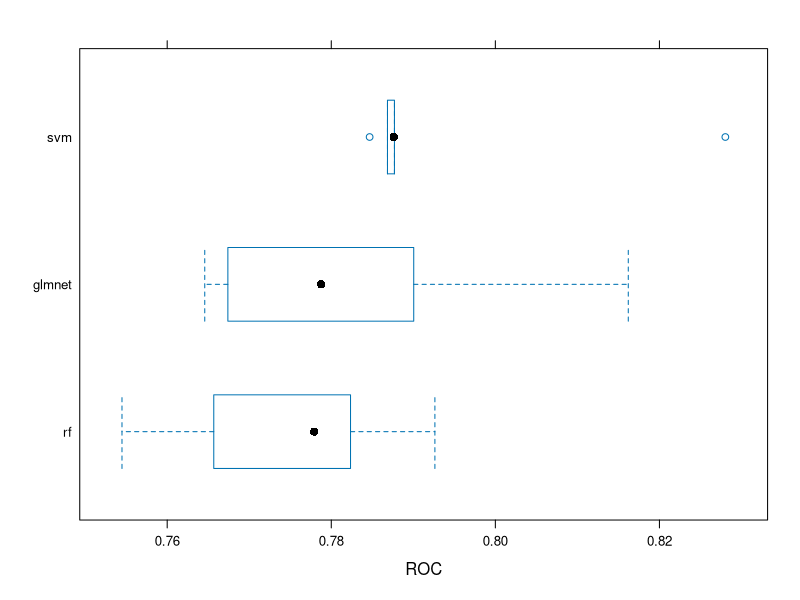

Recreate this plot in R.
## ---- chunk 1
knitr::opts_chunk$set(echo = TRUE)
## ---- chunk 2
library(caret)
library(class)
library(modeldata)
library(glmnet)
library(ranger)
library(tidyverse)
## ---- chunk 3
data("attrition")
## ---- chunk 4
str(attrition)
## ---- chunk 5
set.seed(100)

trabajadores <- attrition %>% select(-c()) %>% mutate(Attrition = as.factor(Attrition))

# Se establece una particion de los datos, para definir los dos conjuntos el de prueba y el de entrenamiento
index_trabajadores <- createDataPartition(y = trabajadores$Attrition, p = 0.7, list = F)

# Se definen los conjuntos de prueba y de entrenamiento
trabajadores_train <- trabajadores[index_trabajadores, ]
trabajadores_test <- trabajadores[-index_trabajadores, ]

 # Se establecen los grupos que mantienen el balance de los mismos durante la definicion y prueba de los modelos.
trabajadores_fold <- createFolds(trabajadores_train$Attrition, k = 5)

# Se crea el control de entrenamiento, definiendo el parametro index igual a los folds previamenmte creados
trabajadores_ctrl <- trainControl(savePredictions = T, classProbs = T, summaryFunction = twoClassSummary, index = trabajadores_fold)

#### Modelo GML ####
trabajadores_glm_model <- train(Attrition ~ ., trabajadores_train, metric = "ROC", method = "glmnet", trControl = trabajadores_ctrl)


#### RF ####
trabajadores_rf_model <- train(Attrition ~ ., trabajadores_train, metric = "ROC", method = "ranger", trControl = trabajadores_ctrl)

#### SVM ####
trabajadores_svm_model <- train(Attrition ~ ., trabajadores_train, metric = "ROC", method = "svmRadial", tuneLength = 10, trControl = trabajadores_ctrl)
## ---- chunk 6
list_ml <- list(
  glmnet = trabajadores_glm_model,
  rf = trabajadores_rf_model,
  svm = trabajadores_svm_model
)


comparacion_modelos <- resamples(list_ml)
bwplot(comparacion_modelos, metric = "ROC")
## ---- chunk 7
confusionMatrix(predict(object = trabajadores_rf_model, newdata = trabajadores_test), trabajadores_test$Attrition)   
## ---- chunk 8
confusionMatrix(predict(object = trabajadores_glm_model, newdata = trabajadores_test), trabajadores_test$Attrition)   
## ---- chunk 9
confusionMatrix(predict(object = trabajadores_svm_model, newdata = trabajadores_test), trabajadores_test$Attrition)   
